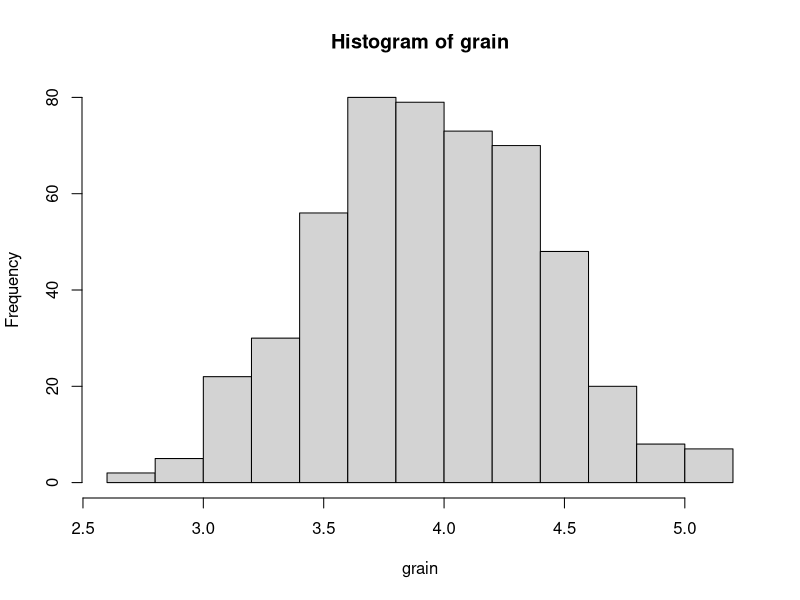
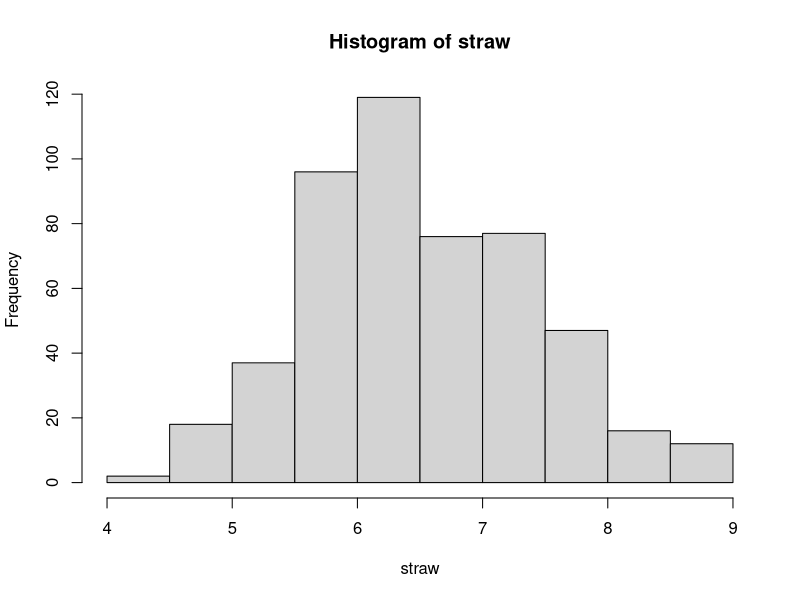
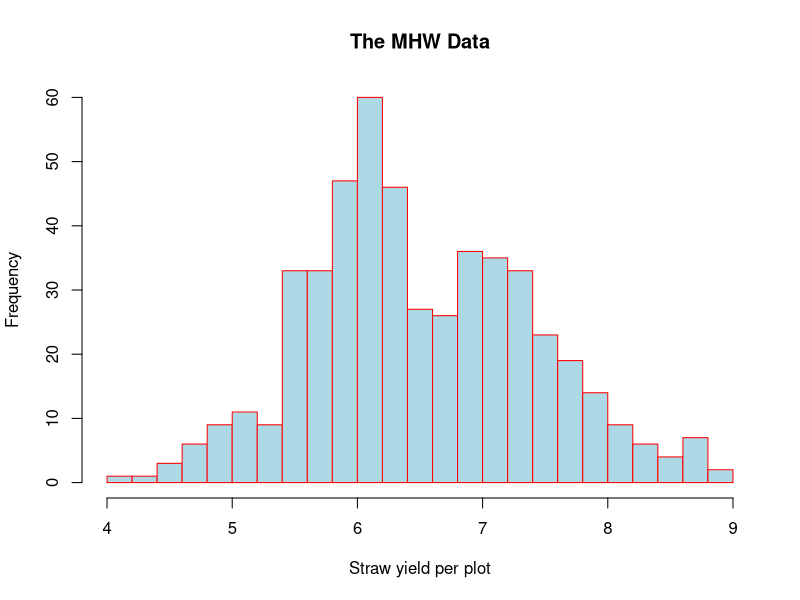
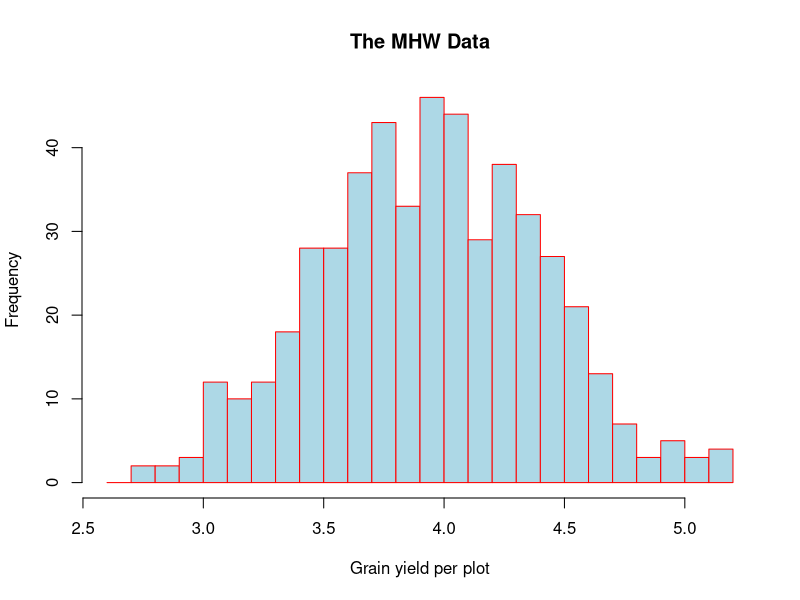
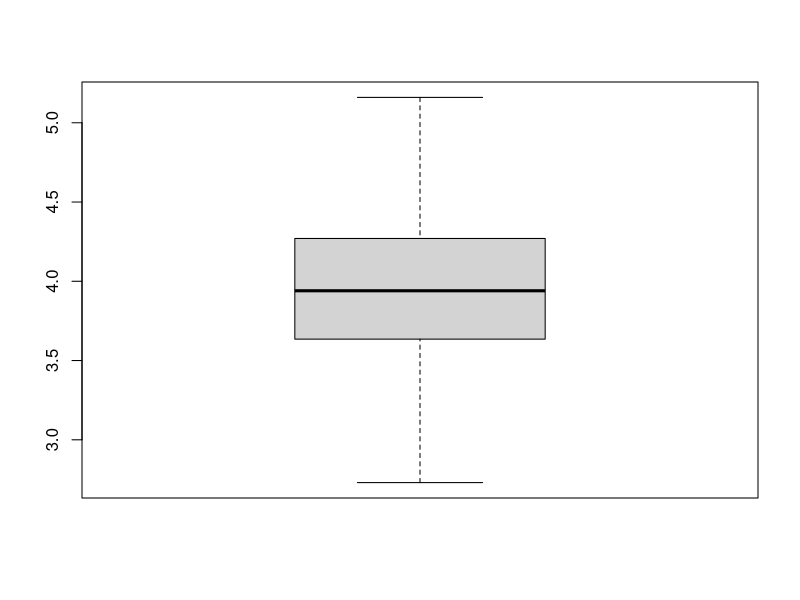
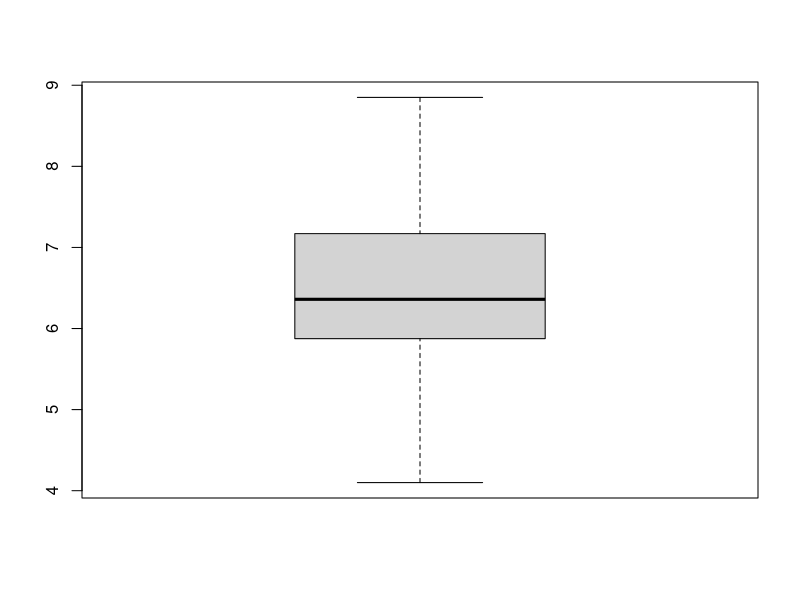
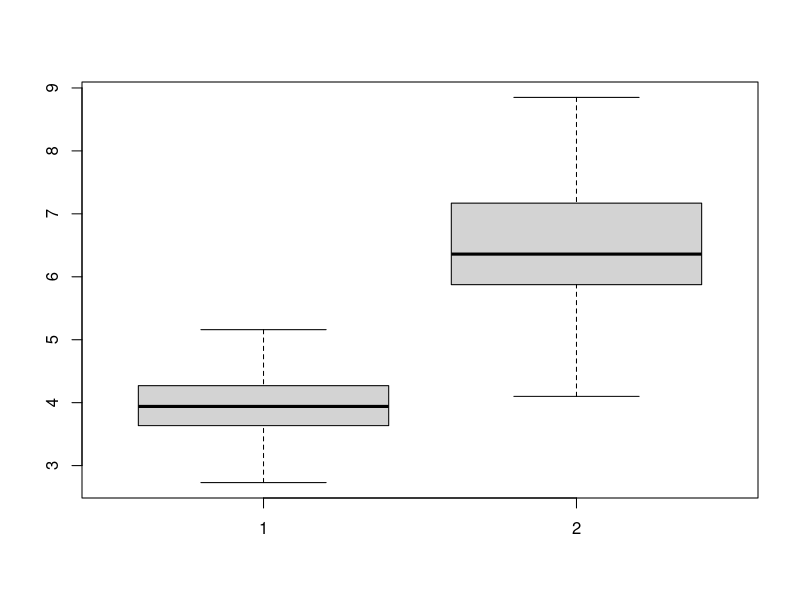
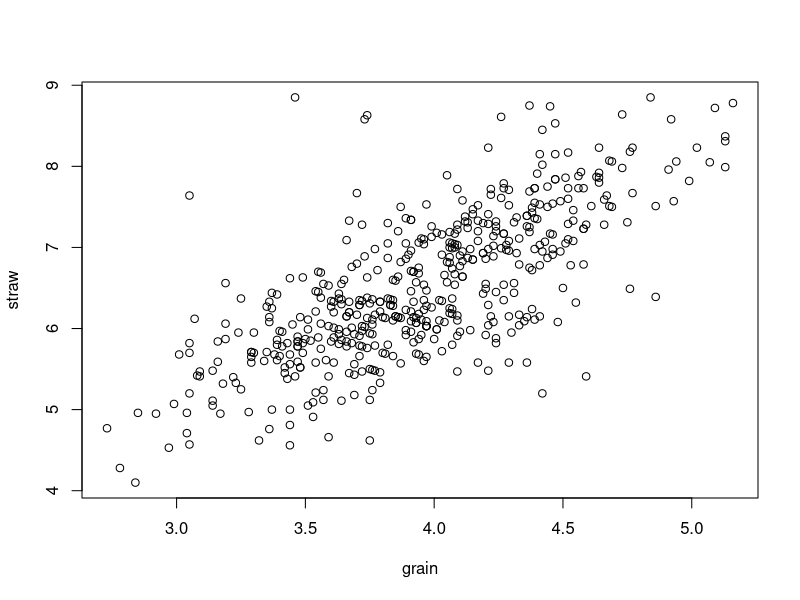

Source code (R) for these figures, in order:
#Task 2
MHW <- read.table('MHW.txt', header=TRUE, sep=',')
head(MHW)
MHW[1:10, ]
attach(MHW)

#Task 3
summary(MHW)
summary(grain)
summary(straw)
min(grain)
max(grain)
mean(grain)
median(grain)
var(grain)
sd(grain)
quantile(grain)
IQR(grain)

min(straw)
max(straw)
mean(straw)
median(straw)
var(straw)
sd(straw)
quantile(straw)
IQR(straw)

yield.ratio=grain/straw

#Task 4
stem(grain)
stem(straw)
hist(grain)
hist(straw)

hist(straw, nclass=30, col = "lightblue", border = "red", main = "The MHW Data", xlab = "Straw yield per plot")
hist(grain, breaks = seq(2.6, 5.2, by = 0.1), col = "lightblue", border = "red", main = "The MHW Data", xlab = "Grain yield per plot")

boxplot(grain)
boxplot(straw)
boxplot(grain, straw)

plot(grain, straw)